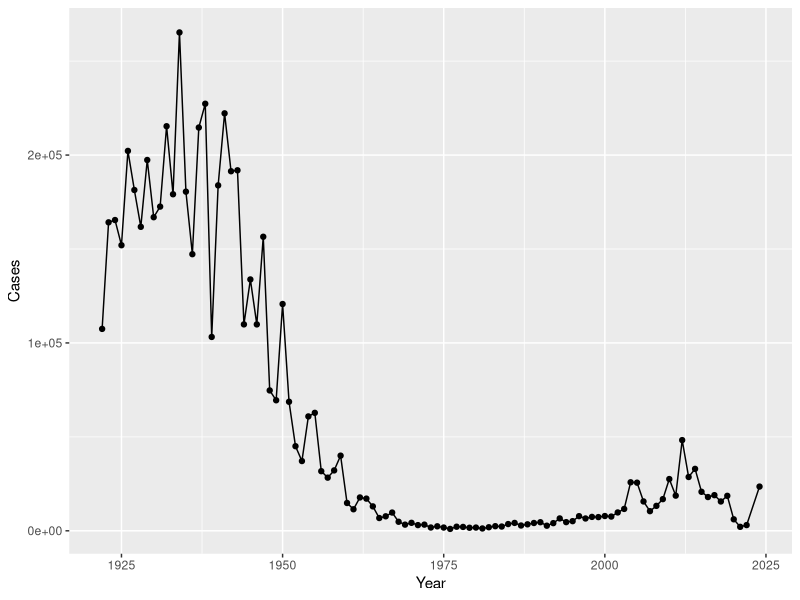
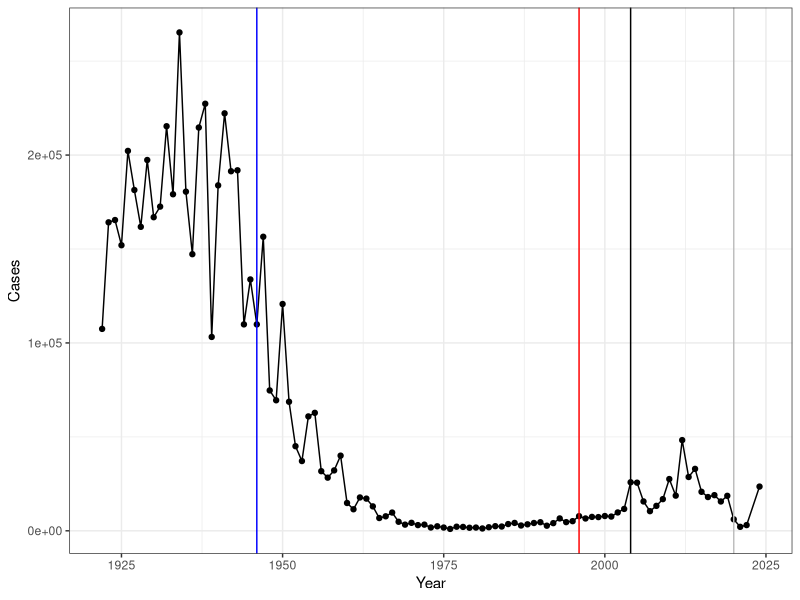

Here is the R script that generated these plots, in order: (Note: this script raises an error after producing the figures.)
## ---- chunk 1
cdc <- data.frame(
  Year = c(
    1922L, 1923L, 1924L, 1925L,
    1926L, 1927L, 1928L, 1929L, 1930L, 1931L,
    1932L, 1933L, 1934L, 1935L, 1936L,
    1937L, 1938L, 1939L, 1940L, 1941L, 1942L,
    1943L, 1944L, 1945L, 1946L, 1947L,
    1948L, 1949L, 1950L, 1951L, 1952L,
    1953L, 1954L, 1955L, 1956L, 1957L, 1958L,
    1959L, 1960L, 1961L, 1962L, 1963L,
    1964L, 1965L, 1966L, 1967L, 1968L, 1969L,
    1970L, 1971L, 1972L, 1973L, 1974L,
    1975L, 1976L, 1977L, 1978L, 1979L, 1980L,
    1981L, 1982L, 1983L, 1984L, 1985L,
    1986L, 1987L, 1988L, 1989L, 1990L,
    1991L, 1992L, 1993L, 1994L, 1995L, 1996L,
    1997L, 1998L, 1999L, 2000L, 2001L,
    2002L, 2003L, 2004L, 2005L, 2006L, 2007L,
    2008L, 2009L, 2010L, 2011L, 2012L,
    2013L, 2014L, 2015L, 2016L, 2017L, 2018L,
    2019L, 2020L, 2021L, 2022L, 2024L
  ),
  Cases = c(
    107473, 164191, 165418, 152003,
    202210, 181411, 161799, 197371,
    166914, 172559, 215343, 179135, 265269,
    180518, 147237, 214652, 227319, 103188,
    183866, 222202, 191383, 191890, 109873,
    133792, 109860, 156517, 74715, 69479,
    120718, 68687, 45030, 37129, 60886,
    62786, 31732, 28295, 32148, 40005,
    14809, 11468, 17749, 17135, 13005, 6799,
    7717, 9718, 4810, 3285, 4249, 3036,
    3287, 1759, 2402, 1738, 1010, 2177, 2063,
    1623, 1730, 1248, 1895, 2463, 2276,
    3589, 4195, 2823, 3450, 4157, 4570,
    2719, 4083, 6586, 4617, 5137, 7796, 6564,
    7405, 7298, 7867, 7580, 9771, 11647,
    25827, 25616, 15632, 10454, 13278,
    16858, 27550, 18719, 48277, 28639, 32971,
    20762, 17972, 18975, 15609, 18617,
    6124, 2116, 3044, 23544
  )
)
## ---- chunk 2
library(ggplot2)

baseplot <- ggplot(cdc) + 
  aes(Year, Cases) +
  geom_point() +
  geom_line()

baseplot
## ---- chunk 3
baseplot +
  theme_bw() +
  geom_vline(xintercept = 1946, col = "blue") +
  geom_vline(xintercept = 1996, col = "red") +
  geom_vline(xintercept = 2004) +
  geom_vline(xintercept = 2020, col = "gray")
## ---- chunk 4
library(jsonlite)
subject <- read_json("https://www.cmi-pb.org/api/v5/subject", simplifyVector = TRUE)

subject
## ---- chunk 5
head(subject)
## ---- chunk 6
nrow(subject)
## ---- chunk 7
table(subject$biological_sex)
## ---- chunk 8
table(subject$infancy_vac)
## ---- chunk 9
table(subject$race, subject$biological_sex)
## ---- chunk 10
library(lubridate)
today()
## ---- chunk 11
today() - ymd("2000-01-01")
time_length( today() - ymd("2000-01-01"),  "years")
## ---- chunk 12
# Check for NA values in the dob column
sum(is.na(subject$dob))

## ---- chunk 13

subject$year_of_birth <- ymd(subject$year_of_birth)
## ---- chunk 14
subject$age <- today() - subject$year_of_birth

library(dplyr)
ap <- subject %>% filter(infancy_vac == "aP")
wp <- subject %>% filter(infancy_vac == "wP")

# Convert age from days to years and round the results
ap_age <- time_length(ap$age, "years")
wp_age <- time_length(wp$age, "years")

# Summarize and calculate average ages
ap_summary <- summary(ap_age)
wp_summary <- summary(wp_age)
## ---- chunk 15
# Print the summaries
print("aP group summary:")
print(ap_summary)

print("wP group summary:")
print(wp_summary)

# Calculate and print average age for each group
mean_ap_age <- mean(ap_age)
mean_wp_age <- mean(wp_age)

cat("Average age of aP group:", round(mean_ap_age, 2), "years\n")
cat("Average age of wP group:", round(mean_wp_age, 2), "years\n")
## ---- chunk 16
int <- ymd(subject$date_of_boost) - ymd(subject$year_of_birth)
age_at_boost <- time_length(int, "year")
head(age_at_boost)
## ---- chunk 17
ggplot(subject) +
  aes(time_length(age, "year"),
      fill=as.factor(infancy_vac)) +
  geom_histogram(show.legend=FALSE) +
  facet_wrap(vars(infancy_vac), nrow=2) +
  xlab("Age in years")
## ---- chunk 18
subject[subject$biological_sex == 'Female' & subject$race == 'Black']
## ---- chunk 19
table(subject$dataset)
## ---- chunk 20
specimen <- read_json("http://cmi-pb.org/api/v5/specimen", simplifyVector = TRUE)

abtiter <- read_json("http://cmi-pb.org/api/v5/plasma_ab_titer", simplifyVector = TRUE)

specimen
## ---- chunk 21
head(specimen)
## ---- chunk 22
head(abtiter)
## ---- chunk 23
library(dplyr)

meta <- inner_join(subject, specimen)
## ---- chunk 24
head(meta)
## ---- chunk 25
abdata <- inner_join(abtiter, meta)
## ---- chunk 26
head(abdata)
## ---- chunk 27
nrow(abdata)
## ---- chunk 28
head(abdata)
## ---- chunk 29
table(abdata$isotype)
## ---- chunk 30
table(abdata$antigen)
## ---- chunk 31
igg <- filter(abdata, isotype == "IgG")
head(igg)
## ---- chunk 32
ggplot(igg) +
  aes(MFI_normalised, antigen) +
  geom_boxplot()
## ---- chunk 33
ggplot(igg) +
  aes(MFI_normalised, antigen, col = infancy_vac) +
  geom_boxplot()
## ---- chunk 34
ggplot(igg) +
  aes(y = antigen, x = MFI) +  # Swap antigen to y-axis and MFI to x-axis
  geom_boxplot() +  # Create the boxplot
  scale_y_discrete(limits = c("PT", "PRN", "FHA", "Other")) +  # Optionally customize y-axis categories (if needed)
  facet_wrap(vars(visit), nrow = 2)  # Facet by visit, arrange in 2 rows


## ---- chunk 35
ggplot(igg) +
  aes(MFI_normalised, antigen, col=infancy_vac ) +
  geom_boxplot(show.legend = FALSE) + 
  facet_wrap(vars(visit), nrow=2) +
  xlim(0,75) +
  theme_bw()
## ---- chunk 36
igg %>% filter(visit != 8) %>%
ggplot() +
  aes(MFI_normalised, antigen, col=infancy_vac ) +
  geom_boxplot(show.legend = FALSE) + 
  xlim(0,75) +
  facet_wrap(vars(infancy_vac, visit), nrow=2)
## ---- chunk 37
# Filter for OVA and PT antigens and create a boxplot
igg %>%
  filter(antigen %in% c("OVA", "PT")) %>%
  ggplot() +
  aes(x = antigen, y = MFI, col = infancy_vac) +  # MFI on y-axis, antigen on x-axis, color by infancy_vac
  geom_boxplot(show.legend = TRUE) +  # Show legend
  facet_wrap(vars(visit)) +  # Facet by visit
  theme_bw() +  # Use a clean theme
  labs(title = "Comparison of IgG Titers for OVA and PT Antigens", 
       x = "Antigen", 
       y = "MFI (Mean Fluorescence Intensity)")  # Adding axis labels and a title

## ---- chunk 38
# Filter for FIM2/3 antigen and create a boxplot
igg %>%
  filter(antigen == "FIM2/3") %>%
  ggplot() +
  aes(x = antigen, y = MFI_normalised, col = infancy_vac) +  # MFI_normalised on y-axis, antigen on x-axis, color by infancy_vac
  geom_boxplot(show.legend = TRUE) +  # Show legend
  facet_wrap(vars(visit)) +  # Facet by visit
  theme_bw() +  # Use a clean theme
  labs(title = "Comparison of IgG Titers for FIM2/3 Antigen", 
       x = "Antigen", 
       y = "MFI Normalized (Mean Fluorescence Intensity)")  # Adding axis labels and a title

## ---- chunk 39

## ---- chunk 40
table(abdata$visit)
## ---- chunk 41
ggplot(igg) +
  aes(MFI_normalised, antigen) +
  geom_boxplot() +
  facet_wrap(~infancy_vac)
## ---- chunk 42
ggplot(igg) +
  aes(MFI_normalised, antigen) +
  geom_boxplot() +
  facet_wrap(~visit)
## ---- chunk 43
igg_pt <- filter(igg, antigen == "PT", dataset == "2021_dataset")
#igg_pt <- filter(igg, antigen == "PT")
ggplot(igg_pt) +
  aes(actual_day_relative_to_boost, MFI_normalised, col = infancy_vac) +
  geom_boxplot(show.legend = FALSE) +
  facet_wrap(vars(visit)) +
  theme_bw() 
## ---- chunk 44
filter(igg, antigen == "PT", dataset == "2021_dataset") |>
ggplot() +
   aes(planned_day_relative_to_boost, MFI_normalised, col = infancy_vac, group = subject_id) +
   geom_point() +
   geom_line() +
   stat_summary(fun = mean, geom = "line", size = 1.5, aes(group = infancy_vac)) +  # Mean trend line for each group
  geom_vline(xintercept = 0, linetype = "dashed") +
  geom_vline(xintercept = 14, linetype = "dashed") +
   labs(title="2021 dataset IgG PT",
       subtitle = "Dashed lines indicate day 0 (pre-boost) and 14 (apparent peak levels)")
## ---- chunk 45
filter(igg, antigen == "PT", dataset == "2020_dataset") |>
ggplot() +
   aes(planned_day_relative_to_boost, MFI_normalised, col = infancy_vac, group = subject_id) +
   geom_point() +
   geom_line() +
  stat_summary(fun = mean, geom = "line", size = 1.5, aes(group = infancy_vac)) +  # Mean trend line for each group
  geom_vline(xintercept = 0, linetype = "dashed") +
  geom_vline(xintercept = 14, linetype = "dashed") +
   labs(title="2020 dataset IgG PT",
       subtitle = "Dashed lines indicate day 0 (pre-boost) and 14 (apparent peak levels)")
## ---- chunk 46
url <- "https://www.cmi-pb.org/api/v2/rnaseq?versioned_ensembl_gene_id=eq.ENSG00000211896.7"

rna <- read_json(url, simplifyVector = TRUE) 
## ---- chunk 47
#meta <- inner_join(specimen, subject)
ssrna <- inner_join(rna, meta)
## ---- chunk 48
ggplot(ssrna) +
  aes(x = visit, y = tpm, group = subject_id) +
  geom_point() +
  geom_line(alpha = 0.2) +
  labs(title = "Time Course of IGHG1 Gene Expression",
       x = "Visit", 
       y = "TPM (Transcripts Per Million)") +
  theme_bw()

